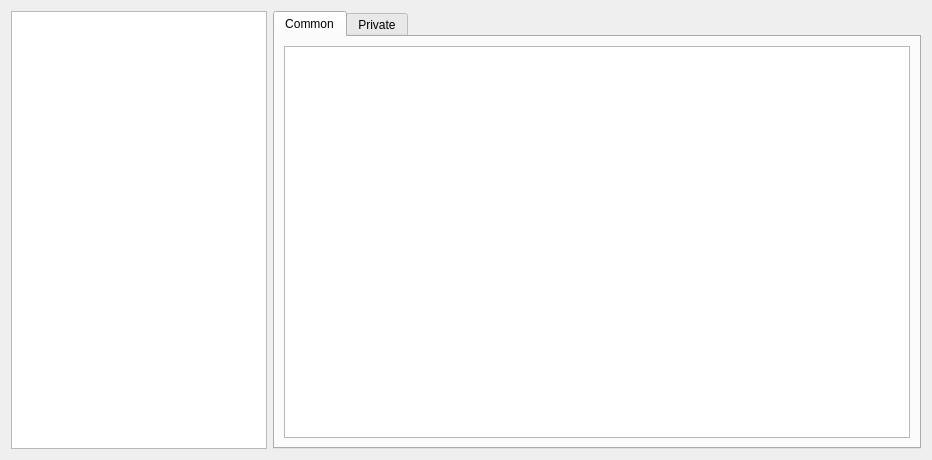
<?xml version="1.0" encoding="UTF-8"?>
<ui version="4.0">
 <class>serverwindow</class>
 <widget class="QWidget" name="serverwindow">
  <property name="geometry">
   <rect>
    <x>0</x>
    <y>0</y>
    <width>932</width>
    <height>460</height>
   </rect>
  </property>
  <property name="windowTitle">
   <string>Server settings</string>
  </property>
  <layout class="QHBoxLayout" name="horizontalLayout">
   <item>
    <widget class="QListWidget" name="userListWidget">
     <property name="sizePolicy">
      <sizepolicy hsizetype="Fixed" vsizetype="Expanding">
       <horstretch>0</horstretch>
       <verstretch>0</verstretch>
      </sizepolicy>
     </property>
     <property name="contextMenuPolicy">
      <enum>Qt::ContextMenuPolicy::CustomContextMenu</enum>
     </property>
     <property name="sortingEnabled">
      <bool>false</bool>
     </property>
    </widget>
   </item>
   <item>
    <widget class="QTabWidget" name="tabWidget">
     <property name="currentIndex">
      <number>0</number>
     </property>
     <widget class="QWidget" name="commonChatTab">
      <attribute name="title">
       <string>Common</string>
      </attribute>
      <layout class="QHBoxLayout" name="horizontalLayout_2">
       <item>
        <widget class="QTextBrowser" name="commonChatBrowser">
         <property name="sizePolicy">
          <sizepolicy hsizetype="Expanding" vsizetype="Expanding">
           <horstretch>0</horstretch>
           <verstretch>0</verstretch>
          </sizepolicy>
         </property>
         <property name="layoutDirection">
          <enum>Qt::LayoutDirection::LeftToRight</enum>
         </property>
        </widget>
       </item>
      </layout>
     </widget>
     <widget class="QWidget" name="privateChatTab">
      <attribute name="title">
       <string>Private</string>
      </attribute>
      <layout class="QHBoxLayout" name="horizontalLayout_3">
       <item>
        <widget class="QTextBrowser" name="privateChatBrowser"/>
       </item>
      </layout>
     </widget>
    </widget>
   </item>
  </layout>
 </widget>
 <resources/>
 <connections/>
</ui>
